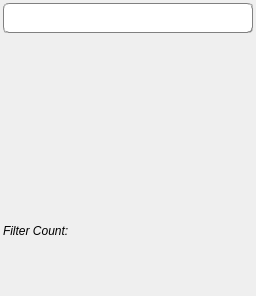
<?xml version="1.0" encoding="UTF-8"?>
<ui version="4.0">
 <class>FilterListWidget</class>
 <widget class="QWidget" name="FilterListWidget">
  <property name="geometry">
   <rect>
    <x>0</x>
    <y>0</y>
    <width>256</width>
    <height>296</height>
   </rect>
  </property>
  <property name="windowTitle">
   <string>Filter List</string>
  </property>
  <layout class="QGridLayout" name="gridLayout">
   <property name="leftMargin">
    <number>3</number>
   </property>
   <property name="topMargin">
    <number>3</number>
   </property>
   <property name="rightMargin">
    <number>3</number>
   </property>
   <property name="bottomMargin">
    <number>0</number>
   </property>
   <property name="spacing">
    <number>0</number>
   </property>
   <item row="0" column="0">
    <widget class="SearchLineEdit" name="filterSearch">
     <property name="minimumSize">
      <size>
       <width>0</width>
       <height>30</height>
      </size>
     </property>
     <property name="maximumSize">
      <size>
       <width>16777215</width>
       <height>30</height>
      </size>
     </property>
     <property name="styleSheet">
      <string notr="true">QLineEdit {
    color: rgb(127, 0, 63);
    selection-color: white;
    border: 1px groove gray;
    border-top-left-radius: 5px;
    border-top-right-radius: 5px;
    border-bottom-left-radius: 5px;
    border-bottom-right-radius: 5px;
    padding: 2px 4px;
}
QLineEdit:focus {
    color: rgb(127, 0, 63);
    selection-color: white;
    border: 1px groove gray;
    border-top-left-radius: 5px;
    border-top-right-radius: 5px;
    border-bottom-left-radius: 5px;
    border-bottom-right-radius: 5px;
    padding: 2px 4px;
}

QLineEdit:edit-focus {
    color: rgb(127, 0, 63);
    selection-color: white;
    border: 1px groove gray;
    border-top-left-radius: 5px;
    border-top-right-radius: 5px;
    border-bottom-left-radius: 5px;
    border-bottom-right-radius: 5px;
    padding: 2px 4px;
}</string>
     </property>
     <property name="text">
      <string/>
     </property>
    </widget>
   </item>
   <item row="1" column="0">
    <widget class="DREAM3DFilterList" name="filterList" native="true">
     <property name="minimumSize">
      <size>
       <width>250</width>
       <height>50</height>
      </size>
     </property>
     <property name="contextMenuPolicy">
      <enum>Qt::NoContextMenu</enum>
     </property>
    </widget>
   </item>
   <item row="2" column="0">
    <widget class="QLabel" name="filterCountLabel">
     <property name="font">
      <font>
       <italic>true</italic>
      </font>
     </property>
     <property name="text">
      <string>Filter Count:</string>
     </property>
    </widget>
   </item>
  </layout>
 </widget>
 <customwidgets>
  <customwidget>
   <class>SearchLineEdit</class>
   <extends>QLineEdit</extends>
   <header location="global">SearchLineEdit.h</header>
  </customwidget>
  <customwidget>
   <class>DREAM3DFilterList</class>
   <extends>QWidget</extends>
   <header location="global">DREAM3DFilterList.h</header>
   <container>1</container>
  </customwidget>
 </customwidgets>
 <resources/>
 <connections/>
</ui>
